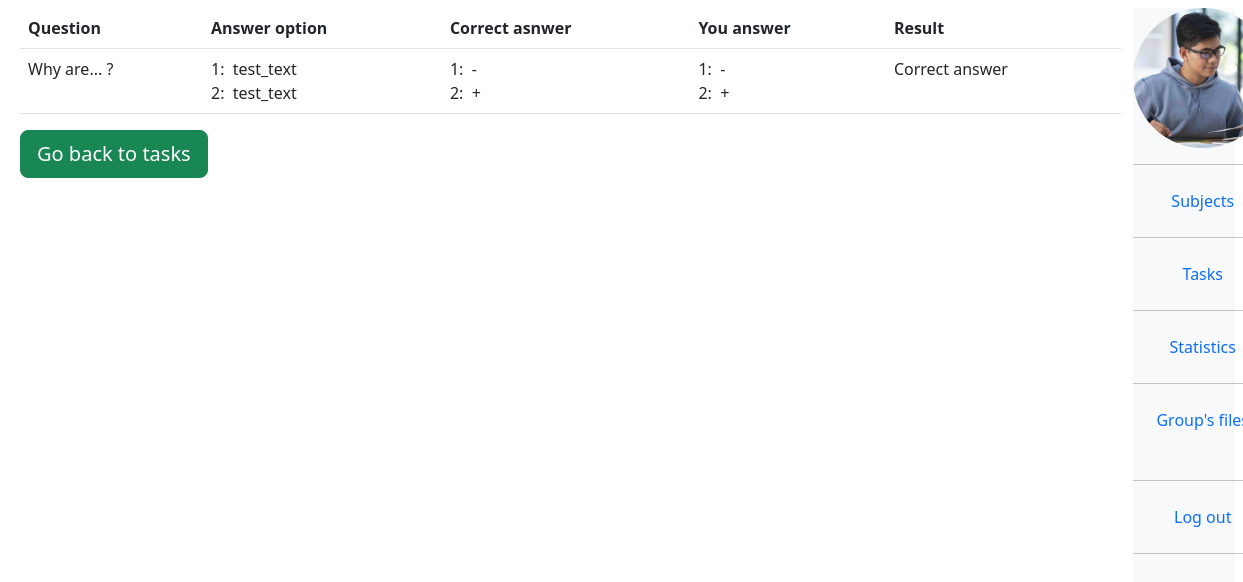
The page /test/show_result_table/36 (signed in) on the database its author committed.
### univ_app/models.py (models this page shows, shortened)
class Question(models.Model):
    question = models.TextField(default="")
    answered_correctly = models.BooleanField(default=False)
    related_test = models.ForeignKey("Test", on_delete=models.CASCADE, null=True)
    def __str__(self):
        return self.question

class Answer(models.Model):
    answer = models.CharField(max_length=1000)
    was_chosen = models.BooleanField(default=False)
    is_right = models.BooleanField(default=False)
    related_question = models.ForeignKey(
        "Question", on_delete=models.CASCADE, null=True
    )
    def __str__(self):
        return self.answer

class GivenAnswer(models.Model):
    related_answered_question = models.ForeignKey(
        "AnsweredQuestion", on_delete=models.CASCADE, null=True
    )
    checked = models.BooleanField(default=False)

class AnsweredQuestion(models.Model):
    related_taken_test = models.ForeignKey(
        "TakenTest", on_delete=models.CASCADE, null=True
    )
    related_question = models.ForeignKey(
        "Question", on_delete=models.CASCADE, null=True
    )
    correct = models.BooleanField(default=False)

### univ_app/decorators.py (the view)
        def wrapper(request, *args, **kwargs):
            group = None
            if request.user.groups.exists():
                group = request.user.groups.all()[0].name
            if group in allowed_groups:
                return view_func(request, *args, **kwargs)
            return HttpResponse("Permission denied")

### univ_app/templatetags/user_tags.py (called while the page is built)
@register.filter(name="has_group")
def has_group(user, group_name):
    return user.groups.filter(name=group_name).exists()

### templates/tester/take_test/show_result_table.html
{%extends "base.html"%}
{%block show_result_table%}
<table class = "table">
  <tr>
    <th>Question</th>
    <th>Answer option</th>
    <th>Correct asnwer</th>
    <th>You answer</th>
    <th>Result</th>
  </tr>
  {% for zipped in all_zipped %}
  <tr>
    <td>{{zipped.0}}</td>
    <td>
      {% for ans in zipped.1%}
        {{forloop.counter}}:  {{ans}}
        <br>
      {%endfor%}
    </td>
    <td>
      {% for ans in zipped.1%}
        {{forloop.counter}}:  {{ans.is_right|yesno:"+,-, "}}
        <br>
      {%endfor%}
    </td>
    <td>
      {% for ans in zipped.2%}
        {{forloop.counter}}:  {{ans.checked|yesno:"+,-, "}}
        <br>
      {%endfor%}
    </td>
    <td>
      {{zipped.3.correct|yesno:"Correct answer, incorrect answer"}}
    </td>
  </tr>
  {% endfor %}
</table>
<a href = "{%url 's_tasks'%}" class = "btn btn-success btn-lg">Go back to tasks</a>
{%endblock%}

### univ_app/static/univ_app/css/base.css (style rules this page uses)
body { background: white; }

### templates/base.html (style rules this page uses)
body { background-color:white; }

### rows shown on the page
Question: question "Why are... ?", correct "Correct answer"
Answer: answer "test_text", is_right "-"
Answer: answer "test_text", is_right "+"
GivenAnswer: checked "-"
GivenAnswer: checked "+"
